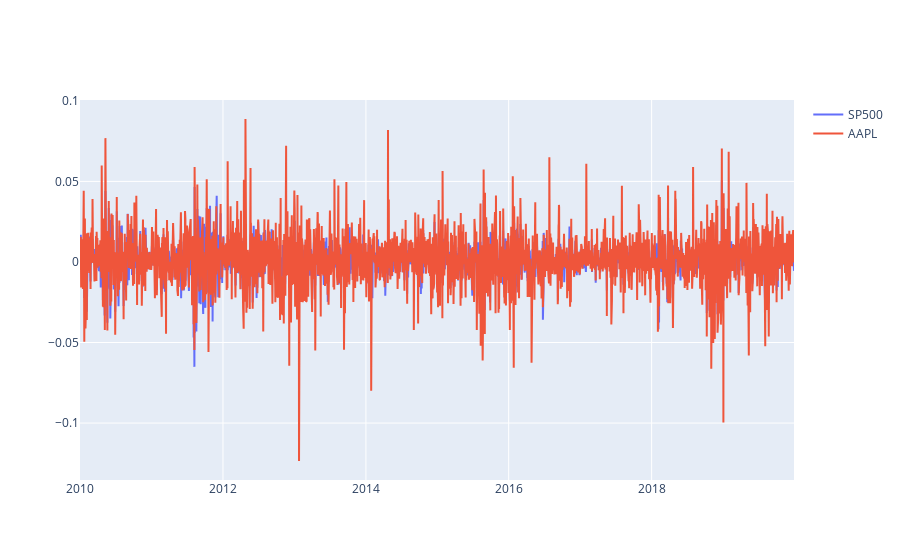

Notebook code for this chart:
### Code cell
# Create traces
fig = go.Figure()
fig.add_trace(
    go.Scatter(
        x=daily_return_df.index,
        y=daily_return_df['SPY'],
        mode='lines',
        name='SP500'
    )
)

fig.add_trace(
    go.Scatter(
        x=daily_return_df.index,
        y=daily_return_df['AAPL'],
        mode='lines',
        name='AAPL')
)

fig.show()

### Figure 1 — Plotly figure (JSON) as saved in the notebook; plotly's stock layout.template omitted (floating-point values rounded to 4 significant figures; data arrays with more than 128 entries replaced by an {"elided": "..."} marker saying what was removed)
{"data": [{"mode": "lines", "name": "SP500", "type": "scatter", "x": {"elided": "2516 str values"}, "y": {"elided": "2516 float values"}}, {"mode": "lines", "name": "AAPL", "type": "scatter", "x": {"elided": "2516 str values"}, "y": {"elided": "2516 float values"}}], "layout": {"autosize": true, "xaxis": {"autorange": true, "range": ["2009-12-31", "2019-12-30"], "type": "date"}, "yaxis": {"autorange": true, "range": [-0.1354, 0.1005], "type": "linear"}}}
